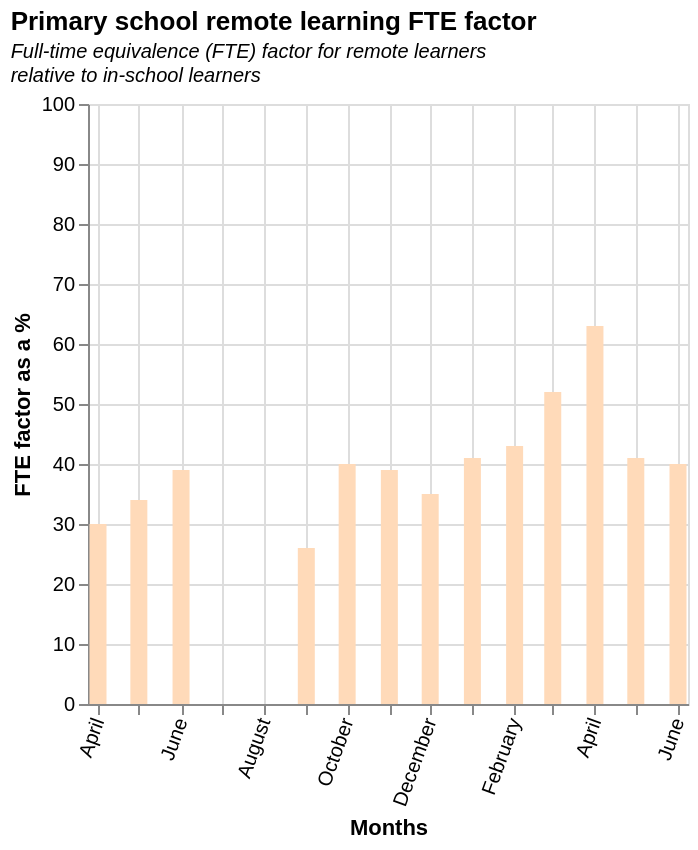

This figure's Vega-Lite source:
### Vega-Lite specification from a JSON file in a GitHub repository (floating-point values rounded to 4 significant figures)
{"$schema": "https://vega.github.io/schema/vega-lite/v5.json", "description": "A simple bar chart with embedded data.", "title": {"text": "Primary school remote learning FTE factor", "subtitle": ["Full-time equivalence (FTE) factor for remote learners", "relative to in-school learners"], "subtitleFontStyle": "italic", "subtitleFontSize": 10, "anchor": "start", "color": "black"}, "data": {"values": [{"a": "Apr-2020", "b": 30}, {"a": "May-2020", "b": 34}, {"a": "Jun-2020", "b": 39}, {"a": "Sept-2020", "b": 26}, {"a": "Oct-2020", "b": 40}, {"a": "Nov-2020", "b": 39}, {"a": "Dec-2020", "b": 35}, {"a": "Jan-2021", "b": 41}, {"a": "Feb-2021", "b": 43}, {"a": "Mar-2021", "b": 52}, {"a": "Apr-2021", "b": 63}, {"a": "May-2021", "b": 41}, {"a": "Jun-2021", "b": 40}]}, "mark": {"type": "bar", "color": "peachpuff", "width": 8.5}, "encoding": {"x": {"field": "a", "type": "temporal", "axis": {"labelAngle": -70, "tickCount": 9}, "title": "Months"}, "y": {"field": "b", "type": "quantitative", "scale": {"domain": [0, 100]}, "title": "FTE factor as a %"}}}
